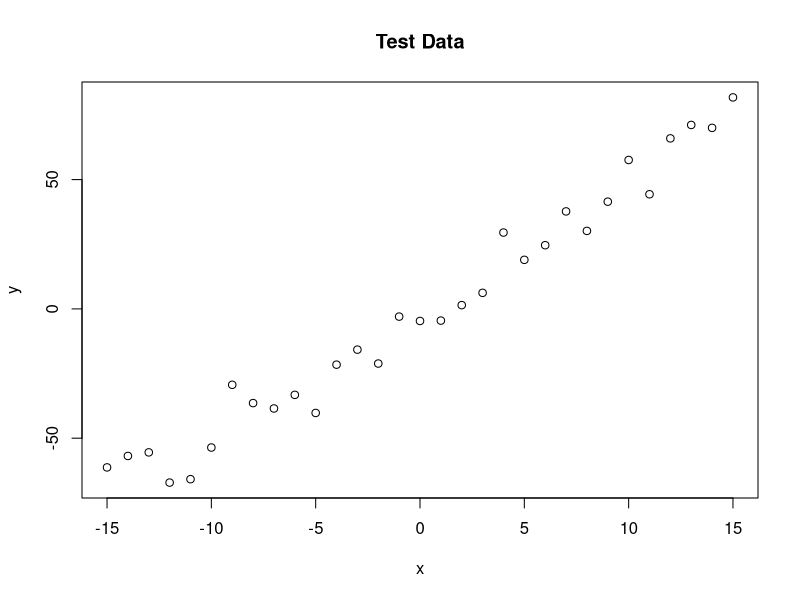
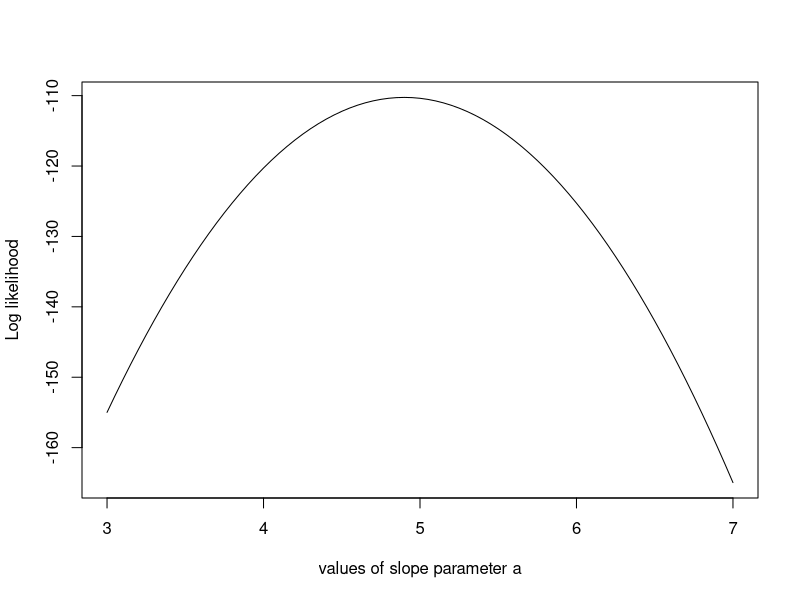
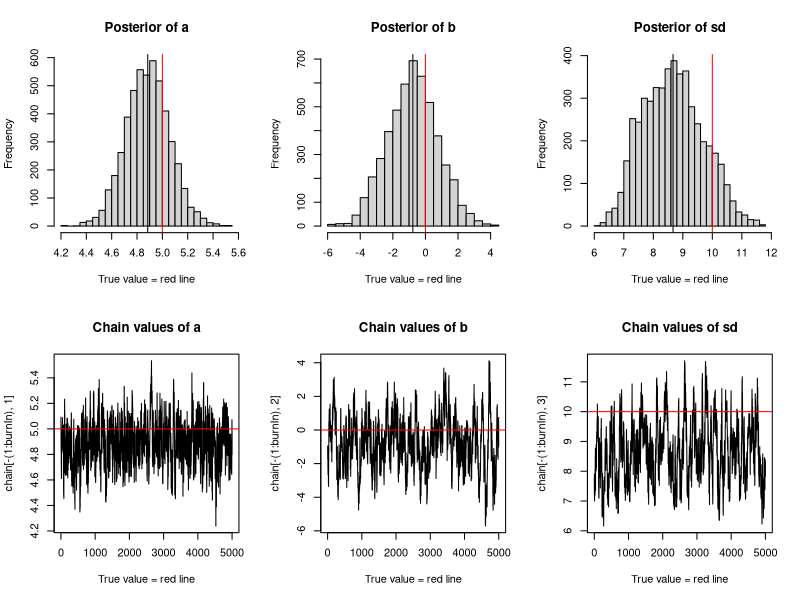

Generate these figures, in order, with R:
# define the coefficienct of x for given equation(ax + b + N(0,sd))
trueA <- 5
# define the intercept for given equation(ax + b + N(0,sd))
trueB <- 0
# define the standard deviation of normal distribution for generate randome noise
trueSd <- 10
# define number of sample size
sampleSize <- 31

# create independent x-values
# create a vector of values from -(n-1)/2 to (n-1)/2 with n as sample size
x <- (-(sampleSize-1)/2):((sampleSize-1)/2)
# create dependent values according to ax + b + N(0,sd)
# create a vector of values applying previously defined trueA, x, trueB and
# a random number generated from normal distribution trueSd as standard deviation
# to a given linear equation (ax + b + N(0,sd))
y <-  trueA * x + trueB + rnorm(n=sampleSize,mean=0,sd=trueSd)
# plot the graph with x and y with the title as "Test Data"
plot(x,y, main="Test Data")

# define function to get liklihood and it takes the parameters (a, b, sd) as an input, 
# and return the probability of obtaining the test data above under this model 
likelihood <- function(param){
  # assign a as the first element of param and it will the coefficient of x
  a = param[1]
  # assign b as the second element of param and it will the y-intercept
  b = param[2]
  # assign c as the third element of param and it will the standard deviation
  sd = param[3]
  
  # define pred as the predictied value applying a and b to the previously 
  # defined sample vector 
  pred = a*x + b
  # create a vector of log(probability) that follows the normal distribution 
  # with mean equal to pred and standard deviation equal to sd and here, probability is density
  singlelikelihoods = dnorm(y, mean = pred, sd = sd, log = T)
  # sum all the values in singlelikelihoods
  # (we work with the sum because we work with logarithms.)
  sumll = sum(singlelikelihoods)
  # return sumll
  return(sumll)   
}

# Example: plot the likelihood profile of the slope a
# define function take x as input and returns the probablity using likelihood function 
# take x, trueB, trueSd as input 
slopevalues <- function(x){return(likelihood(c(x, trueB, trueSd)))}
# assign the values from applying slopevalues function into given sequence to slopelikelihoods 
slopelikelihoods <- lapply(seq(3, 7, by=.05), slopevalues )
# plot the graph with slopelikelihoods and sequence and type of plot is line
# with x lable as "values of slope parameter a" and y lable as "Log likelihood"
plot (seq(3, 7, by=.05), slopelikelihoods , type="l", xlab = "values of slope parameter a", ylab = "Log likelihood")

# Prior distribution
# define function to get a prior distribution for each parameters 
prior <- function(param){
  # assign a as the first element of param
  a = param[1]
  # assign b as the second element of param
  b = param[2]
  # assign sd as the third element of param
  sd = param[3]
  # create a vector of log(probability) that follows the uniform distribution of "a"
  # on the interval from min to max, here probability is density
  aprior = dunif(a, min=0, max=10, log = T)
  # create a vector of log(probability) that follows the normal distribution of "b"
  # with given sd and here, probability is density
  bprior = dnorm(b, sd = 5, log = T)
  # create a vector of log(probability) that follows the uniform distribution of "sd"
  # on the interval from min to max, here probability is density
  sdprior = dunif(sd, min=0, max=30, log = T)
  # return the sum of aprior, bprior and sdprior
  # (we work with the sum because we work with logarithms.)
  return(aprior+bprior+sdprior)
}
# posteriot function
# define function to get a posterior distribution 
posterior <- function(param){
  # return the sum of the results of likelihood and prior functions using param as input
  # sum of likelihood probability and prioir probability 
  # (we work with the sum because we work with logarithms.)
  return (likelihood(param) + prior(param))
}


######## Metropolis algorithm ################
# define function that returns random numbers that follow normal distribution
# with mean as param and given sd with param as input
proposalfunction <- function(param){
  # return random number that follow normal distribution with given arguments
  return(rnorm(3,mean = param, sd= c(0.1,0.5,0.3)))
}
# define function for executing M-H function, take startvalue as input for starting point
# and interations as the number of interation that we want to execute
run_metropolis_MCMC <- function(startvalue, iterations){
  # assign chain as an (iterations +1) x 3 matrix with empty values 
  chain = array(dim = c(iterations+1,3))
  # assign startvalue to the first row of the chain matrix
  chain[1,] = startvalue
  # loop over from 1 to iterations (iterations times)
  for (i in 1:iterations){
    # get proposal vector using proposalfunction by inputting i-th row from the chain matrix
    proposal = proposalfunction(chain[i,])
    # get probab vector using posterior function to calculate the ratio between proposal 
    # and the values of i-th rows and take exponential of the result (note that, (p1/p2 = exp[log(p1)-log(p2)))
    # and this is acceptance probability
    probab = exp(posterior(proposal) - posterior(chain[i,]))
    
    # if random number that follow uniform distribution between 0 and 1 is 
    # less than probab(acceptance probability), then proposal vector will asssign 
    # to i+1-th row of the chain matrix
    if (runif(1) < probab){
      chain[i+1,] = proposal
    # if not, i-th row of the chain matrix will assign to the i+1-th row of chain matrix
    }else{
      chain[i+1,] = chain[i,]
    }
  }
  # return the chain matrix
  return(chain)
}

# define startvalue vector
startvalue = c(4,0,10)
# execute run_metropolis_MCMC function input as startvalue and 10000 iteration times
# and assign the return value(matrix) to chain 
chain = run_metropolis_MCMC(startvalue, 10000)

# define burnIn as 5000
burnIn = 5000
# define accpetance vector as 1 - mean of the chain metrix that exclude 1st rows 
# to burnIn-th rows of the chain matrix
acceptance = 1-mean(duplicated(chain[-(1:burnIn),]))

### Summary: #######################
# generate 2x3 array of graphs
par(mfrow = c(2,3))
# draw histogram with the 1st row of the chain matrix and the number of bis is 30
# and title is "Posterior of a" and x-lable is "True value = red line"
hist(chain[-(1:burnIn),1],nclass=30, , main="Posterior of a", xlab="True value = red line" )
# draw a vertical line to the histogram at the mean of elements in chain[-(1:burnIn),1]
abline(v = mean(chain[-(1:burnIn),1]))
# draw a red vertical line at the trueA 
abline(v = trueA, col="red" )
# draw histogram with the 2nd row of the chain matrix and the number of bis is 30
# and title is "Posterior of b" and x-lable is "True value = red line"
hist(chain[-(1:burnIn),2],nclass=30, main="Posterior of b", xlab="True value = red line")
# draw a vertical line to the histogram at the mean of elements in chain[-(1:burnIn),2]
abline(v = mean(chain[-(1:burnIn),2]))
# draw a red vertical line at the trueB
abline(v = trueB, col="red" )
# draw histogram with the 2nd row of the chain matrix and the number of bis is 30
# and title as "Posterior of sd" and x-lable as "True value = red line"
hist(chain[-(1:burnIn),3],nclass=30, main="Posterior of sd", xlab="True value = red line")
# draw a vertical line to the histogram at the mean of elements in chain[-(1:burnIn),3]
abline(v = mean(chain[-(1:burnIn),3]) )
# draw a red vertical line at the trueSd
abline(v = trueSd, col="red" )

# draw plot with the 1st row of the chain matrix and the number of bis is 30
# type is line and title is "Chain values of a" and x-lable is "True value = red line"
plot(chain[-(1:burnIn),1], type = "l", xlab="True value = red line" , main = "Chain values of a", )
# draw a red horizontal line at the trueA
abline(h = trueA, col="red" )
# draw plot with the 1st row of the chain matrix and the number of bis is 30
# type is line and title is "Chain values of b" and x-lable is "True value = red line"
plot(chain[-(1:burnIn),2], type = "l", xlab="True value = red line" , main = "Chain values of b", )
# draw a red horizontal line at the trueB
abline(h = trueB, col="red" )
# draw plot with the 1st row of the chain matrix and the number of bis is 30
# type is line and title is "Chain values of sd" and x-lable is "True value = red line"
plot(chain[-(1:burnIn),3], type = "l", xlab="True value = red line" , main = "Chain values of sd", )
# draw a red horizontal line at the trueSd
abline(h = trueSd, col="red" )

# for comparison:
# get summary of the linear regression model with dependent variable as y 
# and independent variable as x
summary(lm(y~x))
